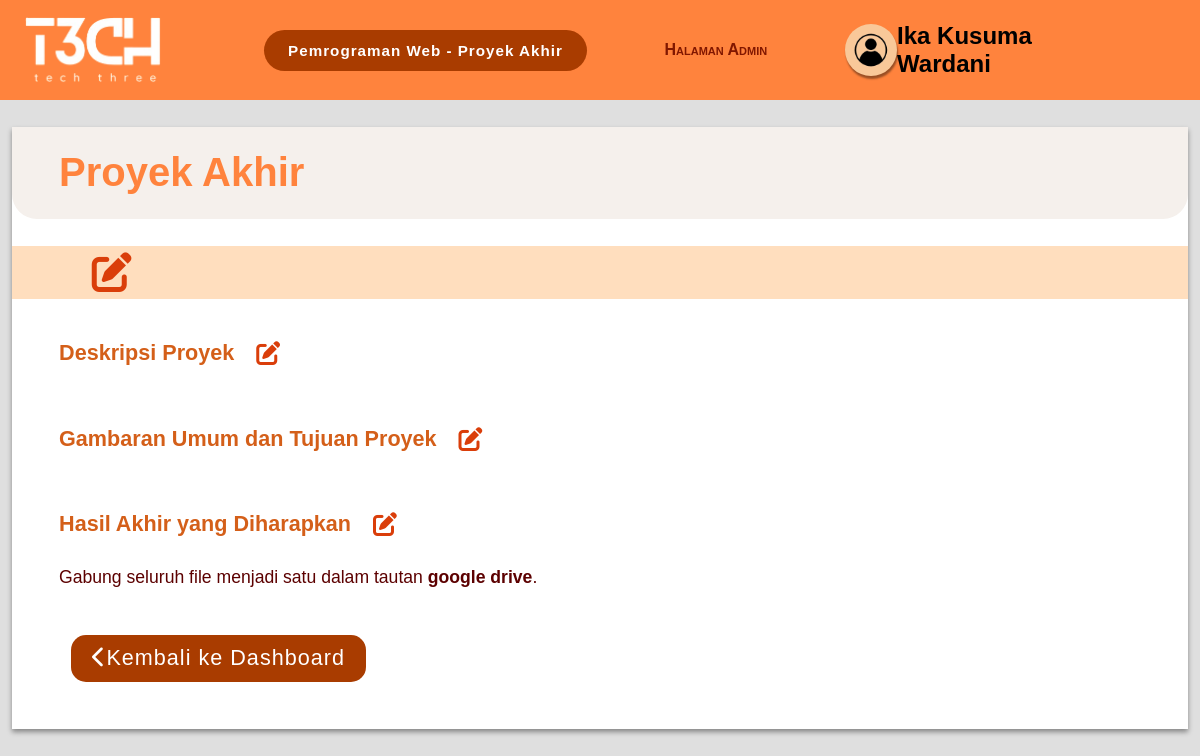
Before: /editProyekAkhir_web_admin.php (signed in) with the older database file.
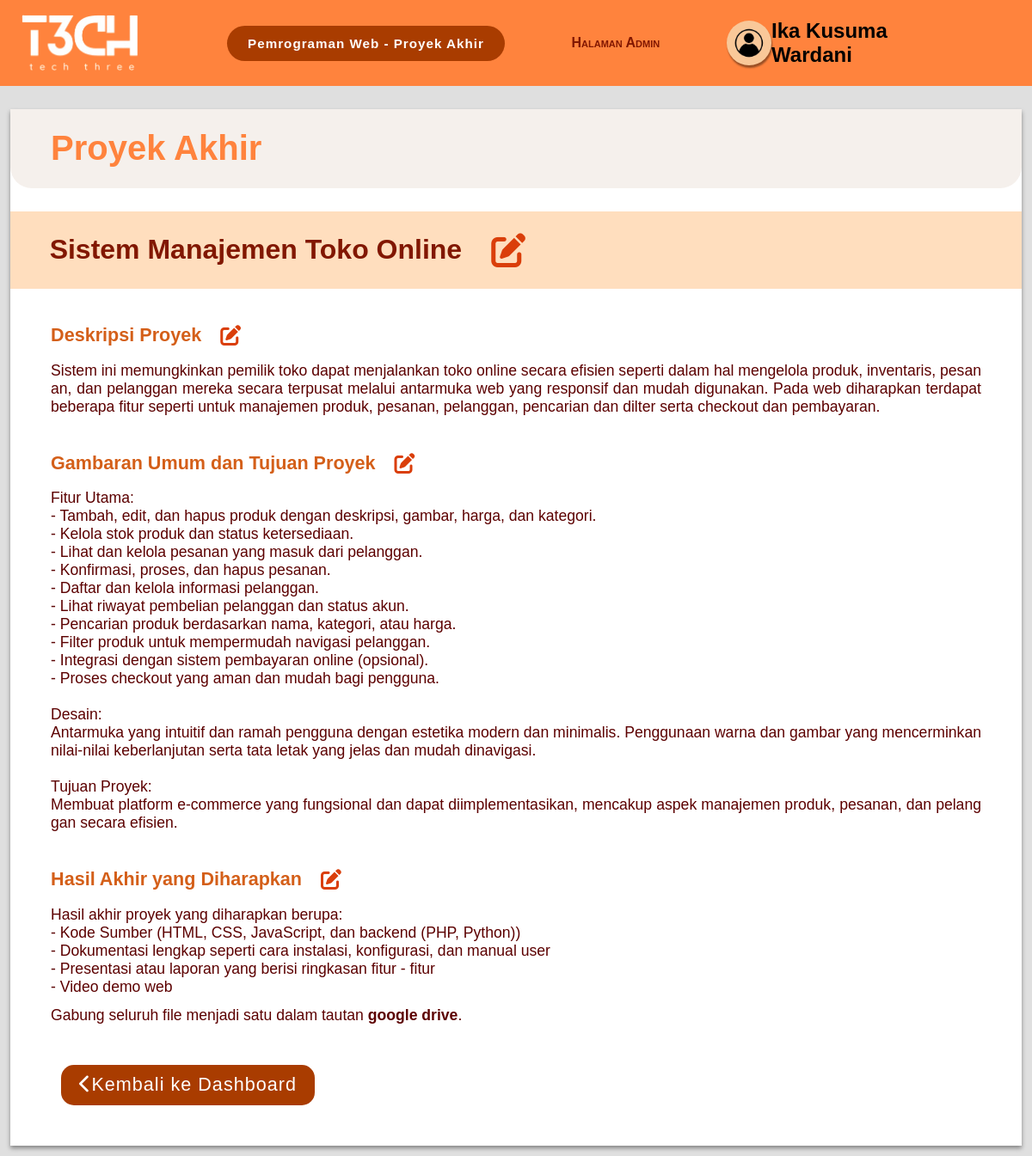
After: the same page with the newer database file.
### tables this page shows
CREATE TABLE `projects` (
  `Id_Projects` varchar(11) NOT NULL,
  `title` varchar(255) NOT NULL,
  `description` text DEFAULT NULL,
  `overview` text DEFAULT NULL,
  `results` text DEFAULT NULL,
  `Id_Kelas` varchar(20) DEFAULT NULL
);

### editProyekAkhir_web_admin.php (the view, shortened to what this page needs)
<?php
include 'db_connect.php';
$admin_id = $_SESSION['admin_id'];
$sql = "SELECT * FROM admin WHERE Id_Admin = ?";
$stmt = $conn->prepare($sql);
$stmt->bind_param('s', $admin_id);
$stmt->execute();
$result = $stmt->get_result();
$admin = $result->fetch_assoc();
if ($admin) {
    $admin_name = htmlspecialchars($admin['Nama_Admin']);
} else {
    $admin_name = "Informasi admin tidak ditemukan";
}
$id_project = 'PR03';
$sql_project = "SELECT * FROM projects WHERE Id_Projects = ?";
$stmt_project = $conn->prepare($sql_project);
$stmt_project->bind_param('s', $id_project);
$stmt_project->execute();
$result_project = $stmt_project->get_result();
$project = $result_project->fetch_assoc();
if ($project) {
    $project_title = htmlspecialchars($project['title']);
    $project_description = htmlspecialchars($project['description']);
    $project_overview = htmlspecialchars($project['overview']);
    $project_results = htmlspecialchars($project['results']);
} else {
    $project_title = "";
    $project_description = "";
    $project_overview = "";
    $project_results = "";
}
?>
<!DOCTYPE html>
<html lang="id">
<head>
    <link rel="stylesheet" href="editProyekAkhir.css">
    <link rel="stylesheet" href="https://cdnjs.cloudflare.com/ajax/libs/font-awesome/6.0.0-beta3/css/all.min.css">
</head>
<body>
<header>
    <a id="logo_link" href="dashboard_admin.php">
        <img src="Logo.png" id="logo">
    </a>
    <h3>Pemrograman Web - Proyek Akhir</h3>
    <h4 class="halaman_admin">Halaman Admin</h4>
    <section class="profileAdjust">
        <img src="user.png">
        <h2><?php echo $admin_name; ?></h2>
    </section>
</header>
<main>
    <h1>Proyek Akhir</h1>
    <form id="editProjectForm" method="POST" action="update_data_project.php">
        <section class="editable_nama_materi">
            <h2 id="projectTitle"><?php echo $project_title; ?></h2>
            <i class="fa-solid fa-pen-to-square" onclick="editMateriJudul()"></i>
        </section>
        <section class="editable_icon_video">
            <h2>Deskripsi Proyek</h2>
            <i class="fa-solid fa-pen-to-square" onclick="editSection(this)"></i>
        </section>
        <p id="projectDescription" class="paragraf"><?php echo $project_description; ?></p>
        <section class="editable_icon_video">
            <h2>Gambaran Umum dan Tujuan Proyek</h2>
            <i class="fa-solid fa-pen-to-square" onclick="editSection(this)"></i>
        </section>
        <p id="projectOverview" class="paragraf"><?php echo $project_overview; ?></p>
        <section class="editable_icon_video">
            <h2>Hasil Akhir yang Diharapkan</h2>
            <i class="fa-solid fa-pen-to-square" onclick="editSection(this)"></i>
        </section>
        <p id="projectResults" class="paragraf"><?php echo $project_results; ?></p>
        <p class="paragraf paragrafNone">Gabung seluruh file menjadi satu dalam tautan <span class="googleDrive">google drive</span>.</p>
    </form>
    <section class="backToDashboard">
            <button onclick="redirectToPage('dashboard_admin.php')">
                <i class="fa-solid fa-chevron-left"></i>Kembali ke Dashboard
            </button>
        </section>
</main>
</body>
</html>

Changed rows visible on the page:
added projects: title "Sistem Manajemen Toko Online", description "Sistem ini memungkinkan pemilik toko dapat menjalankan toko online secara efisien seperti dalam hal mengelola produk, inventaris, pesanan, dan pelanggan mereka secara terpusat melalui antarmuka web yang responsif dan mudah digunakan. Pada web diharapkan terdapat beberapa fitur seperti untuk manajemen produk, pesanan, pelanggan, pencarian dan dilter serta checkout dan pembayaran.", overview "Fitur Utama: - Tambah, edit, dan hapus produk dengan deskripsi, gambar, harga, dan kategori. - Kelola stok produk dan status ketersediaan. - Lihat dan kelola pesanan yang masuk dari pelanggan. - Konfirmasi, proses, dan hapus pesanan. - Daftar dan kelola informasi pelanggan. - Lihat riwayat pembelian pelanggan dan status akun. - Pencarian produk berdasarkan nama, kategori, atau harga. - Filter produk untuk mempermudah navigasi pelanggan. - Integrasi dengan sistem pembayaran online (opsional). - Proses checkout yang aman dan mudah bagi pengguna. Desain: Antarmuka yang intuitif dan ramah pengguna dengan estetika modern dan minimalis. Penggunaan warna dan gambar yang mencerminkan nilai-nilai…", results "Hasil akhir proyek yang diharapkan berupa: - Kode Sumber (HTML, CSS, JavaScript, dan backend (PHP, Python)) - Dokumentasi lengkap seperti cara instalasi, konfigurasi, dan manual user - Presentasi atau laporan yang berisi ringkasan fitur - fitur - Video demo web"
